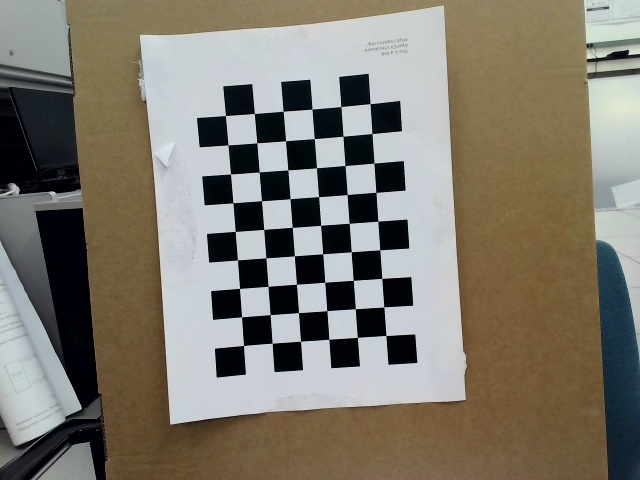
#> input picture data_processing/SLAM_testing/calibration_images/calib_000_20260208_133704.jpg, 640 x 480 px; its folder holds only this picture in this run
$ python calibrate_webcam.py
#> lines starting #> are read from the running program, lines starting #| are printed output that depends on the picture; after the words box and inside, x2 and y2 are one past the last pixel; in counts of white or black regions, pixels touching at a corner belong together
#> in calibrate_camera, img is the input picture: shape (480, 640, 3); mean B, G, R 110.5, 121.7, 127.1
#!/usr/bin/env python3
"""
Webcam Calibration Script for ORB-SLAM3
Computes camera intrinsic parameters and distortion coefficients
"""

import cv2
import numpy as np
import glob
import yaml
import os

# ==============================================================================
# HELPER FUNCTIONS
# ==============================================================================

def segment_checkerboard(img):
    """
    Perform color segmentation to extract checkerboard region and remove background artifacts

    This function:
    1. Converts image to HSV color space for better color segmentation
    2. Detects black squares using HSV thresholding
    3. Uses edge detection to find the paper boundary
    4. Combines these to isolate just the checkerboard pattern
    5. Removes background to make the board more visible

    Args:
        img: Input BGR image

    Returns:
        Segmented image with background removed
    """
    # Convert to HSV color space and grayscale
    hsv = cv2.cvtColor(img, cv2.COLOR_BGR2HSV)
#> hsv: shape (480, 640, 3); mean H, S, V 65, 86.9, 133.1
    gray = cv2.cvtColor(img, cv2.COLOR_BGR2GRAY)
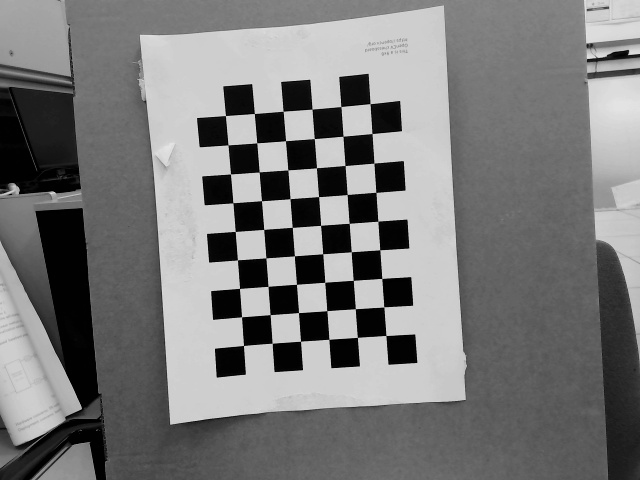
#> gray: shape (480, 640); min 0, max 230, mean 122

    # Step 1: Detect black squares (low V value in HSV)
    lower_black = np.array([0, 0, 0])
    upper_black = np.array([180, 255, 100])
    mask_black = cv2.inRange(hsv, lower_black, upper_black)
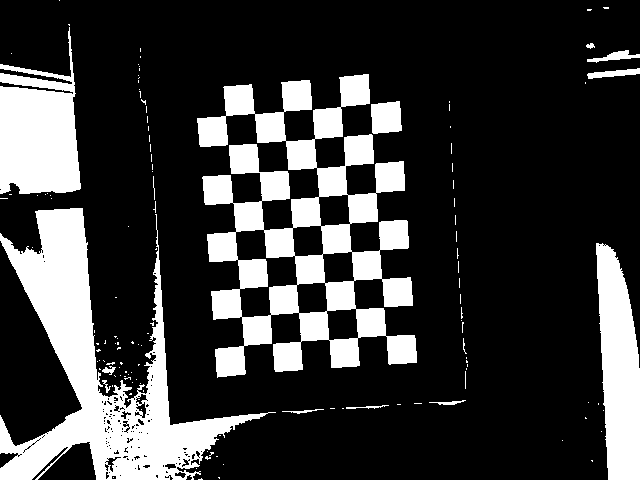
#> mask_black: shape (480, 640); 22.8% white; 131 white regions (116 under 20 px), largest, box (x1, y1, x2, y2) and area: (197, 74, 417, 378) 28124, (0, 208, 276, 480) 22911, (0, 27, 81, 194) 8931

    # Step 2: Use edge detection to find checkerboard/paper boundaries
    edges = cv2.Canny(gray, 50, 150)
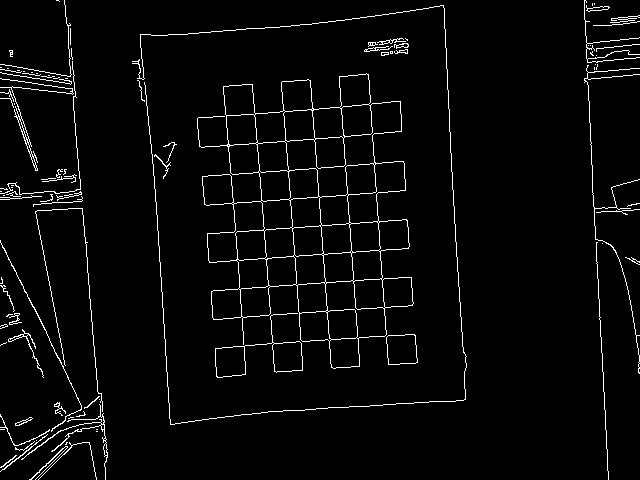
#> edges: shape (480, 640); 3.4% white in thin lines or dots

    # Dilate edges to connect nearby edges
    kernel_dilate = np.ones((3, 3), np.uint8)
    edges_dilated = cv2.dilate(edges, kernel_dilate, iterations=2)
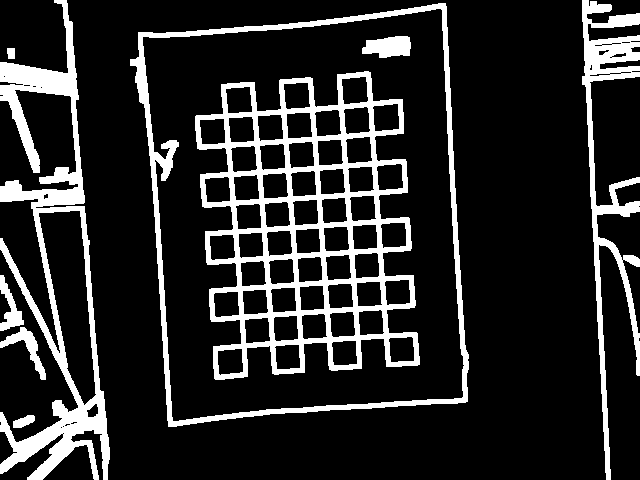
#> edges_dilated: shape (480, 640); 16.3% white; 9 white regions

    # Find contours to locate the paper/checkerboard
    contours, _ = cv2.findContours(edges_dilated, cv2.RETR_EXTERNAL, cv2.CHAIN_APPROX_SIMPLE)
#> contours = 7 contours; box (x1, y1, x2, y2) and area: (130, 3, 469, 427) 118798, (0, 0, 110, 480) 17804, (582, 0, 640, 480) 5852, (0, 327, 46, 380) 569, (0, 275, 24, 331) 489, (13, 415, 35, 428) 159, (7, 48, 15, 59) 66

    # Create mask for the largest rectangular contour (the paper)
    mask_paper = np.zeros(gray.shape, dtype=np.uint8)
    if contours:
        largest_contour = max(contours, key=cv2.contourArea)
#> largest_contour = contour of 247 points, box (x1, y1, x2, y2) (130, 3, 469, 427), area 118798
        cv2.drawContours(mask_paper, [largest_contour], -1, 255, -1)
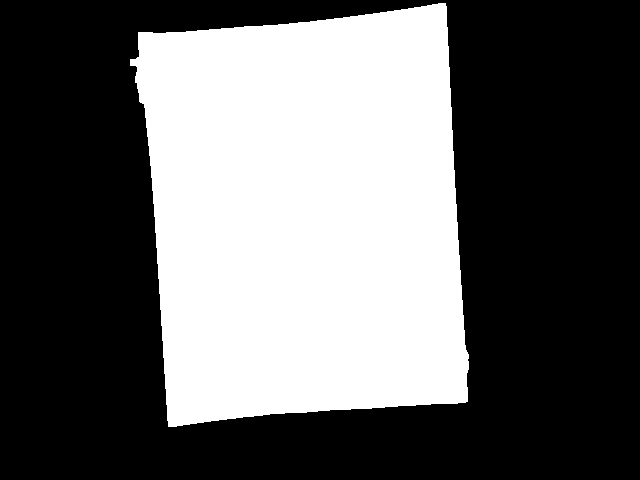
#> mask_paper: shape (480, 640); 38.9% white; 1 white region, box (x1, y1, x2, y2) and area: (130, 3, 469, 427) 119505

    # Step 3: Combine black squares detection with paper boundary
    mask_combined = cv2.bitwise_and(mask_black, mask_paper)
#> mask_combined: shape (480, 640); 9.8% white; 53 white regions (45 under 20 px), largest, box (x1, y1, x2, y2) and area: (197, 74, 417, 378) 28124, (371, 101, 402, 134) 886, (155, 214, 276, 427) 694

    # Apply morphological operations to clean up noise
    kernel_open = np.ones((3, 3), np.uint8)
    kernel_close = np.ones((7, 7), np.uint8)
    mask_combined = cv2.morphologyEx(mask_combined, cv2.MORPH_OPEN, kernel_open)
#> mask_combined: shape (480, 640); 9.5% white; 35 white regions (25 under 20 px), largest, box (x1, y1, x2, y2) and area: (197, 74, 386, 377) 19799, (348, 161, 405, 223) 1685, (352, 251, 413, 307) 1631
    mask_combined = cv2.morphologyEx(mask_combined, cv2.MORPH_CLOSE, kernel_close)
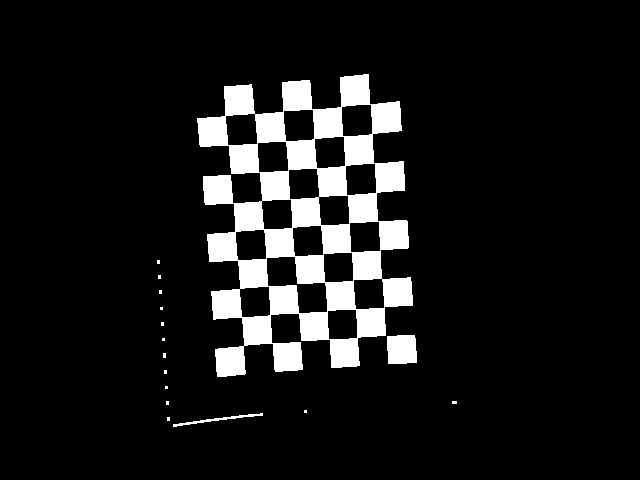
#> mask_combined: shape (480, 640); 9.6% white; 16 white regions (13 under 20 px), largest, box (x1, y1, x2, y2) and area: (197, 74, 413, 377) 28315, (387, 335, 417, 364) 818, (173, 413, 263, 427) 232

    # Create result with white background outside paper
    result = img.copy()
    result[mask_paper == 0] = [255, 255, 255]

    return result

# ==============================================================================
# CONFIGURATION - UPDATE THESE VALUES FOR YOUR CHECKERBOARD
# ==============================================================================

# Checkerboard dimensions (number of INNER corners)
# For a 6x7 checkerboard (6 columns x 7 rows of squares), use (5, 6) inner corners
CHECKERBOARD_SIZE = (5, 6)  # (columns, rows) of inner corners

# Size of each square in mm (measure with a ruler!)
SQUARE_SIZE = 20.48# millimeters

# Directory containing calibration images
IMAGE_DIR = "calibration_images"

# Output file for calibration results
OUTPUT_YAML = "webcam_calibration.yaml"

# ==============================================================================

def calibrate_camera(images_path, checkerboard_size, square_size):
    """
    Calibrate camera using checkerboard images

    Args:
        images_path: Path to directory with calibration images
        checkerboard_size: (columns, rows) of inner corners
        square_size: Size of checkerboard square in mm

    Returns:
        Camera matrix, distortion coefficients, and image size
    """

    # Termination criteria for corner refinement
    criteria = (cv2.TERM_CRITERIA_EPS + cv2.TERM_CRITERIA_MAX_ITER, 30, 0.001)

    # Prepare object points (0,0,0), (1,0,0), (2,0,0) ... scaled by square_size
    objp = np.zeros((checkerboard_size[0] * checkerboard_size[1], 3), np.float32)
    objp[:, :2] = np.mgrid[0:checkerboard_size[0],
                            0:checkerboard_size[1]].T.reshape(-1, 2)
    objp *= square_size

    # Arrays to store object points and image points
    objpoints = []  # 3D points in real world space
    imgpoints = []  # 2D points in image plane

    # Get list of calibration images
    images = glob.glob(f"{images_path}/*.jpg") + glob.glob(f"{images_path}/*.png")

    if len(images) == 0:
        print(f"Error: No images found in {images_path}/")
        return None, None, None, None

    print(f"\nFound {len(images)} calibration images")
    print("Processing images...\n")

    successful_images = 0
    img_shape = None

    for idx, fname in enumerate(images):
        img = cv2.imread(fname)

        # Apply color segmentation to remove background artifacts
        img_segmented = segment_checkerboard(img)

        # Resize if needed for faster processing
        img_segmented = cv2.resize(img_segmented, (int(img_segmented.shape[1]/2), int(img_segmented.shape[0]/2)))
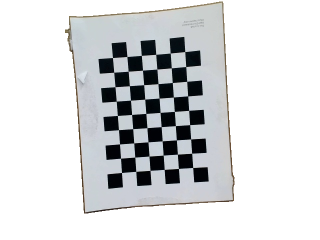
#> img_segmented: shape (240, 320, 3); mean B, G, R 217.2, 215.7, 214.2
        gray = cv2.cvtColor(img_segmented, cv2.COLOR_BGR2GRAY)
#> gray: shape (240, 320)

        if img_shape is None:
            img_shape = gray.shape[::-1]  # (width, height)
#> img_shape = (320, 240)

        # Find the checkerboard corners with flags for better detection
        flags = (cv2.CALIB_CB_ADAPTIVE_THRESH +
                 cv2.CALIB_CB_NORMALIZE_IMAGE +
                 cv2.CALIB_CB_FAST_CHECK)
        ret, corners = cv2.findChessboardCorners(gray, checkerboard_size, flags)
#> ret = False; corners = None

        # If found, add object points and image points
        if ret:
            objpoints.append(objp)

            # Refine corner positions to sub-pixel accuracy
            corners_refined = cv2.cornerSubPix(gray, corners, (11, 11), (-1, -1), criteria)
            imgpoints.append(corners_refined)

            successful_images += 1
            print(f"✓ Image {idx + 1}/{len(images)}: {os.path.basename(fname)} - Checkerboard detected")

            # Optional: Draw and display the corners (uncomment to visualize)
            cv2.drawChessboardCorners(img_segmented, checkerboard_size, corners_refined, ret)
            cv2.imshow('Checkerboard', img_segmented)
            cv2.waitKey(100)
        else:
            print(f"✗ Image {idx + 1}/{len(images)}: {os.path.basename(fname)} - Checkerboard NOT detected")

    cv2.destroyAllWindows()

    print(f"\nSuccessfully processed {successful_images}/{len(images)} images")

    if successful_images < 10:
        print("\n⚠ Warning: Less than 10 successful images. Calibration may be inaccurate.")
        print("   Capture more images with the checkerboard clearly visible.")
        return None, None, None, None

    # Perform camera calibration
    print("\nPerforming camera calibration...")
    ret, camera_matrix, dist_coeffs, rvecs, tvecs = cv2.calibrateCamera(
        objpoints, imgpoints, img_shape, None, None
    )

    if not ret:
        print("Calibration failed!")
        return None, None, None, None

    # Calculate reprojection error
    mean_error = 0
    for i in range(len(objpoints)):
        imgpoints2, _ = cv2.projectPoints(objpoints[i], rvecs[i], tvecs[i],
                                          camera_matrix, dist_coeffs)
        error = cv2.norm(imgpoints[i], imgpoints2, cv2.NORM_L2) / len(imgpoints2)
        mean_error += error

    mean_error /= len(objpoints)

    return camera_matrix, dist_coeffs, img_shape, mean_error


# [77 lines left out: function save_calibration_yaml, not called in this run]


def main():
    print("=" * 70)
    print("WEBCAM CALIBRATION FOR ORB-SLAM3")
    print("=" * 70)
    print(f"\nConfiguration:")
    print(f"  Checkerboard size: {CHECKERBOARD_SIZE[0]}x{CHECKERBOARD_SIZE[1]} inner corners")
    print(f"  Square size: {SQUARE_SIZE} mm")
    print(f"  Image directory: {IMAGE_DIR}/")
    print(f"  Output file: {OUTPUT_YAML}")

    # Check if image directory exists
    if not os.path.exists(IMAGE_DIR):
        print(f"\nError: Directory '{IMAGE_DIR}' not found!")
        print("Please run capture_calibration_images.py first to capture images.")
        return

    # Calibrate camera
    camera_matrix, dist_coeffs, img_shape, mean_error = calibrate_camera(
        IMAGE_DIR, CHECKERBOARD_SIZE, SQUARE_SIZE
    )

    if camera_matrix is None:
        print("\nCalibration failed. Please check your images and configuration.")
        return

    # Print results
    print("\n" + "=" * 70)
    print("CALIBRATION RESULTS")
    print("=" * 70)
    print(f"\nReprojection Error: {mean_error:.6f} pixels")
    print("(Good calibration: < 0.5 pixels)")

    print("\nCamera Matrix:")
    print(camera_matrix)

    print("\nDistortion Coefficients:")
    print(f"k1: {dist_coeffs[0,0]:.8f}")
    print(f"k2: {dist_coeffs[0,1]:.8f}")
    print(f"p1: {dist_coeffs[0,2]:.8f}")
    print(f"p2: {dist_coeffs[0,3]:.8f}")
    print(f"k3: {dist_coeffs[0,4]:.8f}")

    print(f"\nImage Size: {img_shape[0]} x {img_shape[1]}")

    # Save to YAML
    save_calibration_yaml(camera_matrix, dist_coeffs, img_shape, mean_error, OUTPUT_YAML)

    print("\n" + "=" * 70)
    print("NEXT STEPS")
    print("=" * 70)
    print(f"\n1. Your calibration file is ready: {OUTPUT_YAML}")
    print("2. Use this file with ORB-SLAM3:")
    print("   ./Examples/Monocular/mono_tum Vocabulary/ORBvoc.txt webcam_calibration.yaml")
    print("\n✓ Calibration complete!")
    print("=" * 70)


if __name__ == "__main__":
    main()

$ run again, on data_processing/SLAM_testing/calibration_images/calib_001_20260209_134120.jpg
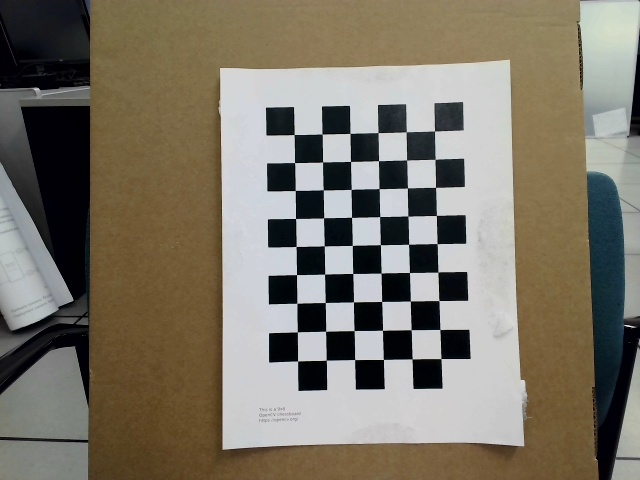
#> input picture data_processing/SLAM_testing/calibration_images/calib_001_20260209_134120.jpg, 640 x 480 px
#> in calibrate_camera, img is the input picture: shape (480, 640, 3); mean B, G, R 104.8, 118.1, 124.5
#> hsv: shape (480, 640, 3); mean H, S, V 56.5, 83.9, 128.4
#> in segment_checkerboard, `mask_black = cv2.inRange(hsv, lower_black, upper_black)`:
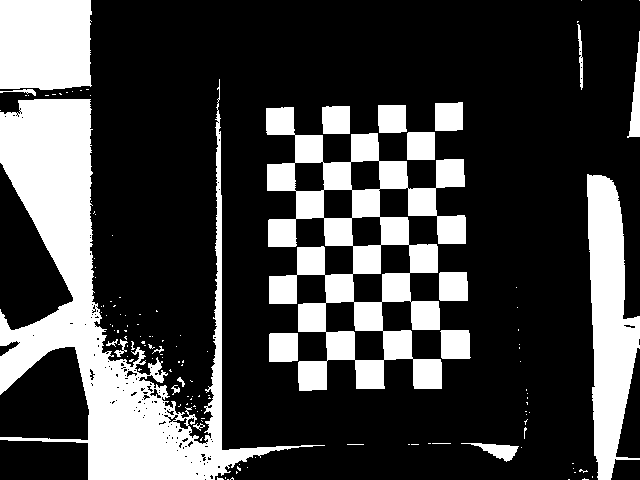
#> mask_black: shape (480, 640); 26.4% white; 137 white regions (116 under 20 px), largest, box (x1, y1, x2, y2) and area: (0, 79, 325, 480) 33011, (266, 107, 466, 391) 22405, (587, 174, 640, 480) 10122
#> edges: shape (480, 640); 3.3% white in thin lines or dots
#> edges_dilated: shape (480, 640); 15.8% white; 11 white regions
#> contours = 9 contours; largest, box (x1, y1, x2, y2) and area: (216, 57, 535, 452) 114314, (0, 0, 94, 480) 19389, (574, 0, 640, 480) 12019, (609, 337, 640, 480) 813, (0, 11, 20, 68) 444
#> largest_contour = contour of 104 points, box (x1, y1, x2, y2) (216, 57, 535, 452), area 114314
#> mask_paper: shape (480, 640); 37.4% white; 1 white region, box (x1, y1, x2, y2) and area: (216, 57, 535, 452) 115008
#> ret = True; corners = 30 rows, first 8: [218.3, 122.2], [219.2, 135.7], [219, 150.2], [219.7, 164.6], [220.2, 179.3], [204, 122], [203.8, 135.6], [204.9, 150]
#> corners_refined = 30 rows, first 8: [218.4, 121.5], [218.6, 135.7], [219.2, 150.1], [219.7, 164.5], [220.3, 179.1], [204.1, 121.8], [204.5, 136], [204.8, 150.3]
#> in calibrate_camera, `cv2.drawChessboardCorners(img_segmented, checkerboard_size, corners_re..`:
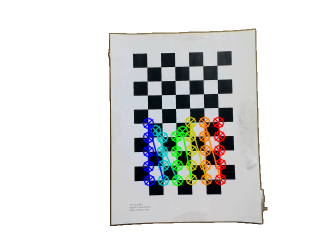
#> img_segmented: shape (240, 320, 3); mean B, G, R 217.9, 219, 218

$ run again, on data_processing/SLAM_testing/calibration_images/calib_002_20260208_132943.jpg
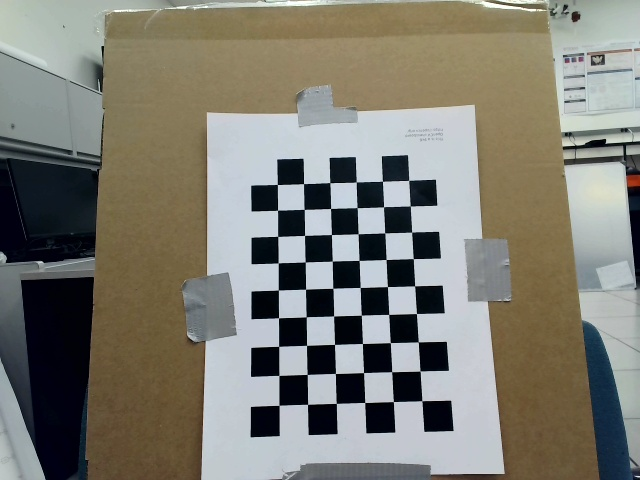
#> input picture data_processing/SLAM_testing/calibration_images/calib_002_20260208_132943.jpg, 640 x 480 px
#> in calibrate_camera, img is the input picture: shape (480, 640, 3); mean B, G, R 115.5, 124.9, 126.4
#> hsv: shape (480, 640, 3); mean H, S, V 67.7, 82.2, 134.7
#> in segment_checkerboard, `mask_black = cv2.inRange(hsv, lower_black, upper_black)`:
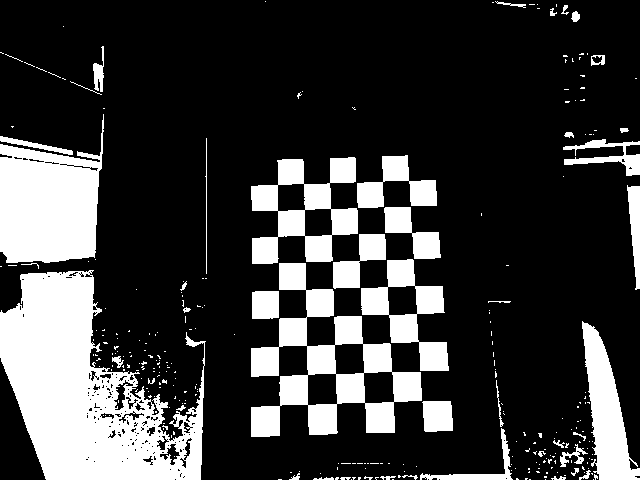
#> mask_black: shape (480, 640); 23% white; 289 white regions (244 under 20 px), largest, box (x1, y1, x2, y2) and area: (0, 270, 206, 480) 23794, (251, 263, 422, 437) 10628, (0, 114, 104, 263) 10539
#> edges: shape (480, 640); 3.8% white in thin lines or dots
#> edges_dilated: shape (480, 640); 18.1% white; 8 white regions
#> contours = 8 contours; box (x1, y1, x2, y2) and area: (248, 153, 456, 440) 45155, (0, 0, 640, 480) 30106, (177, 83, 516, 480) 11246, (403, 125, 446, 144) 531, (29, 237, 62, 253) 258, (9, 121, 17, 132) 66, (633, 75, 640, 82) 36, (60, 23, 67, 30) 36
#> largest_contour = contour of 217 points, box (x1, y1, x2, y2) (248, 153, 456, 440), area 45155
#> mask_paper: shape (480, 640); 15% white; 1 white region, box (x1, y1, x2, y2) and area: (248, 153, 456, 440) 45968
#> in calibrate_camera, `img_segmented = cv2.resize(img_segmented, (int(img_segmented.shape[1]/..`:
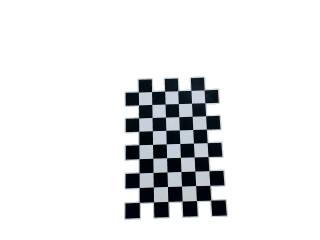
#> img_segmented: shape (240, 320, 3); mean B, G, R 231.9, 230.6, 229.6
#> ret = False; corners = None
